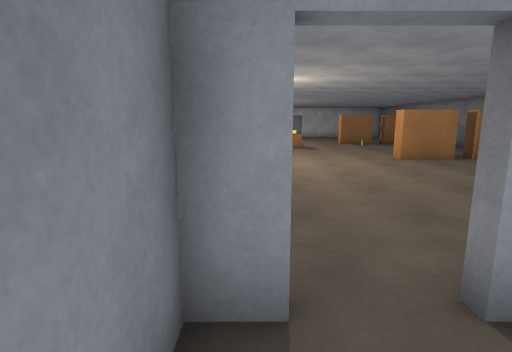
View 1 (above)

21 first-person views from a walk through a Unity game level. The camera is 1.5 m above the floor, tilts 10° down and sees 80° across. The floor is counted in squares, 1 m on a side. Each view is taken from the middle of a square. On the plan, view 1 faces up. The plan holds only what a view shows up to about 15 squares ahead; the rest is blank. The player is left out. Door leaves are left out, so doorways stand open.

View 2
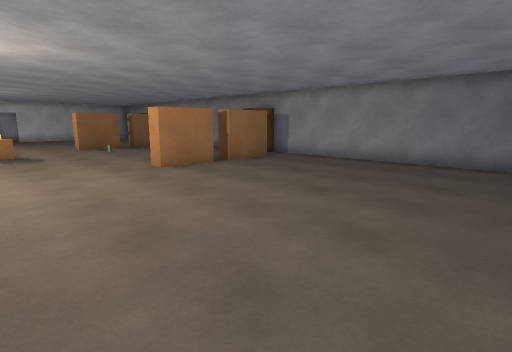

View 3
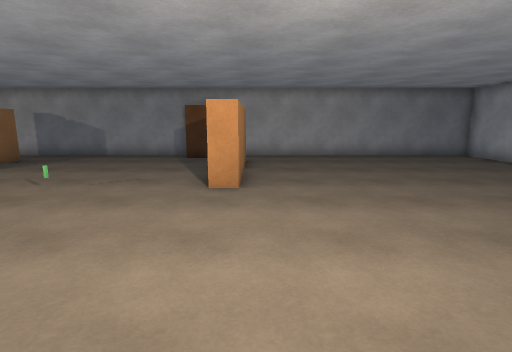

View 4
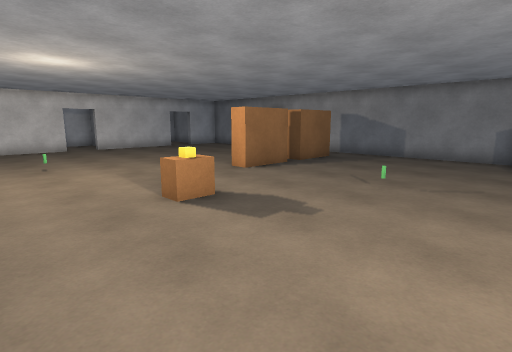

View 5
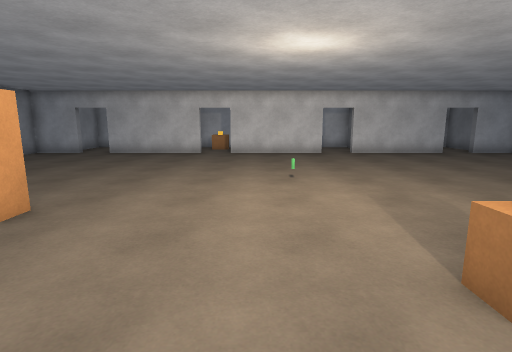

View 6
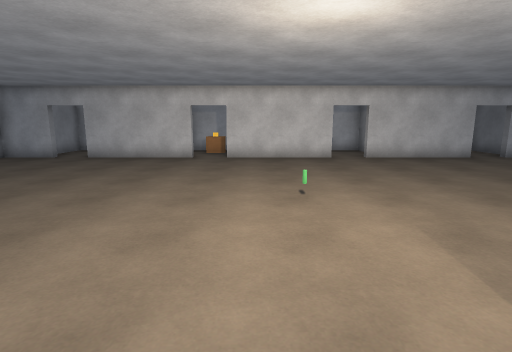

View 7
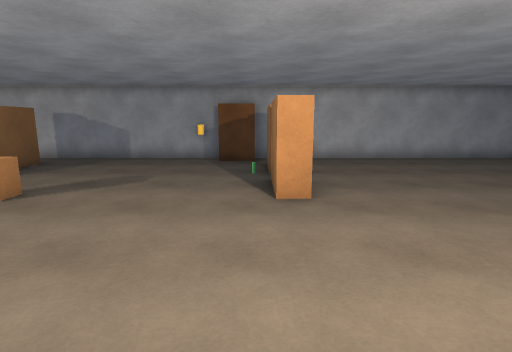

View 8
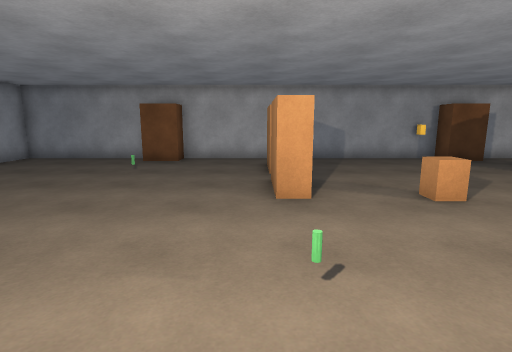

View 9
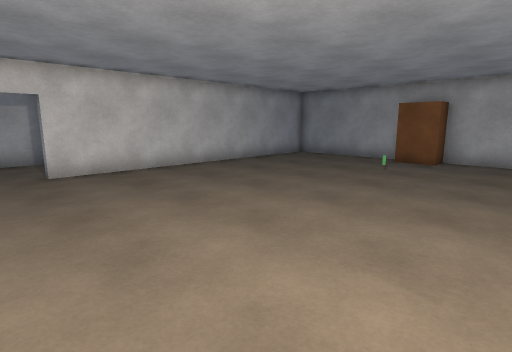

View 10
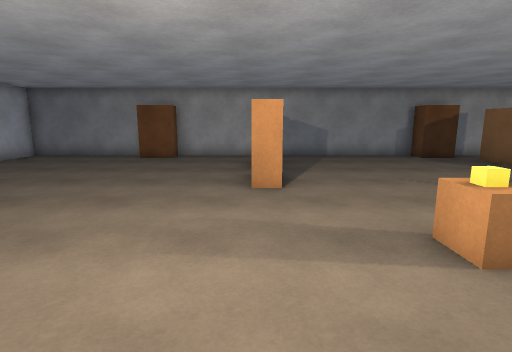

View 11
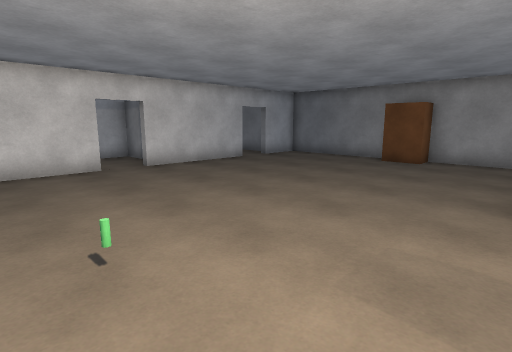

View 12
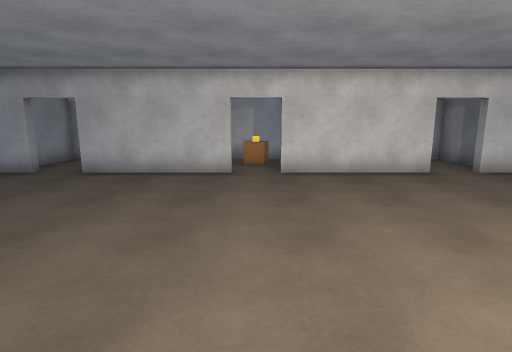

View 13
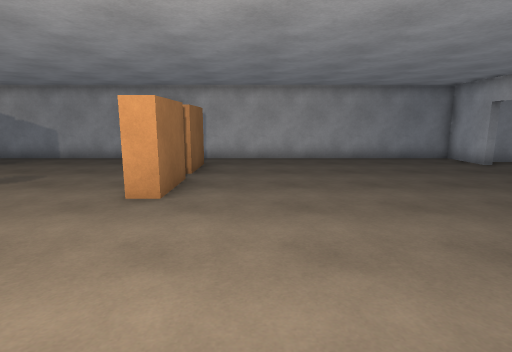

View 14
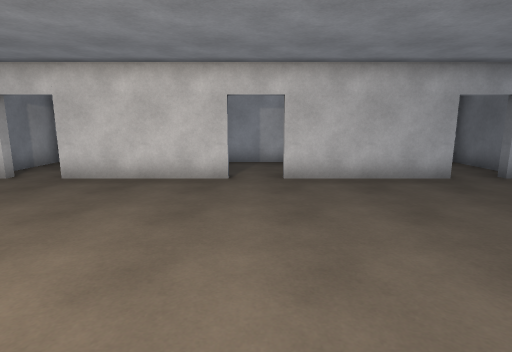

View 15
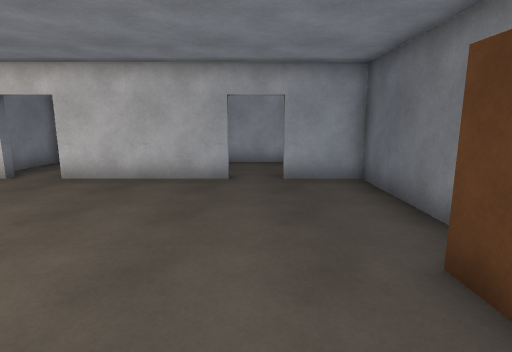

View 16
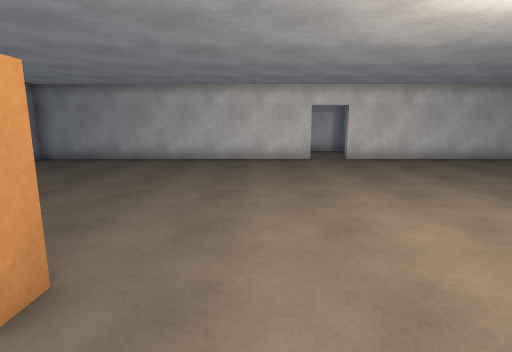

View 17
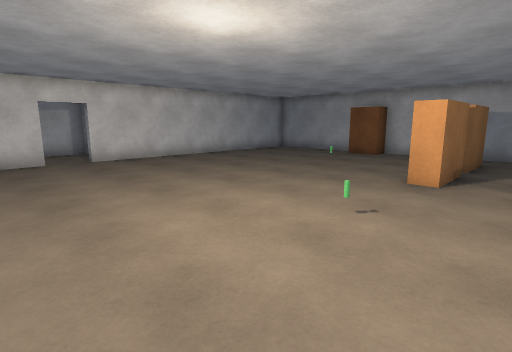

View 18
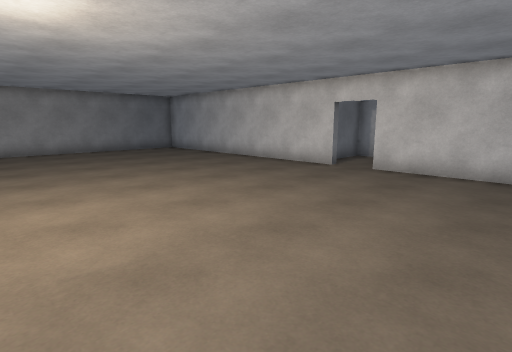

View 19
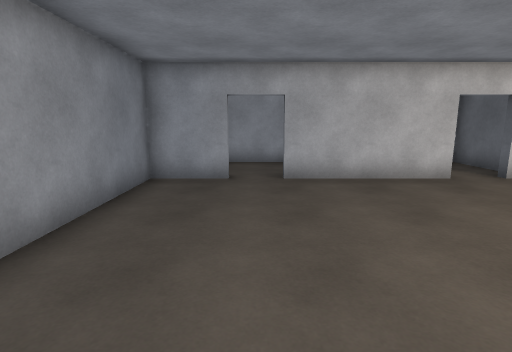

View 20
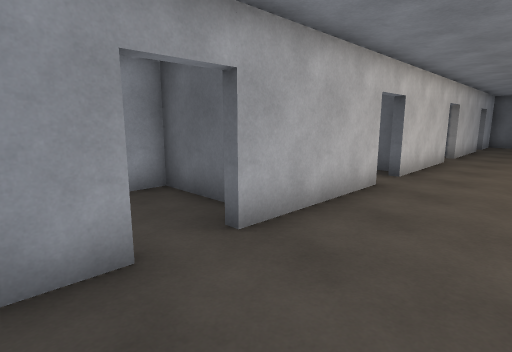

View 21
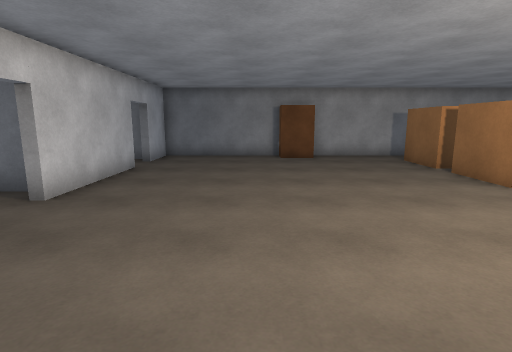

### Floor plan
Points are (right, up) in squares from view 1. A wall is a line through its corners. A room is listed if a view was taken in it or the views show most of it. See-through windows are left out.
Room 1 (view 1)
walls: (0.2, 2.1) (-0.5, 2.1) (-0.5, -1.1) (2.5, -1.1) (2.5, 0.8)
ways out: open door at (1, 2) to room 2
Room 2 (views 2, 3, 4, 5, 6, 7, 8, 9, 10, 11, 12, 13, 14, 15, 16, 17, 18, 19, 20, 21)
walls: (12.9, 14.9) (12.9, 32.1) (10.8, 32.1); (1.8, 2.4) (12.9, 2.4) (12.9, 13); (3.3, 32.1) (-1.2, 32.1); (-10.8, 7.2) (-10.8, 2.4) (0.2, 2.4); (-2.7, 32.1) (-7.2, 32.1); (9.4, 32.1) (4.8, 32.1); (-8.7, 32.1) (-10.8, 32.1) (-10.8, 8.9)
ways out: open door at (1, 2) to room 1; open door at (-8, 32) to room 3; open door at (4, 32) to room 4; open door at (-2, 32) to room 5; open door at (10, 32)
objects: other object (-10, 8) to (-10, 9); other object (-10, 20) to (-10, 21); other object (-9, 13) to (-7, 13); other object (-9, 22) to (-7, 22); other object (-6, 13) to (-4, 13); other object (-6, 22) to (-4, 22); other object (-4, 16); other object (2, 19); other object (2, 19) to (3, 20); other object (6, 13) to (8, 13); other object (6, 22) to (8, 22); other object (9, 13) to (11, 13); other object (9, 22) to (11, 22); other object (12, 14) to (12, 15); other object (12, 26) to (12, 27)
Room 3 (no view inside)
walls: (-6.4, 33.4) (-6.4, 35.6) (-9.5, 35.6) (-9.5, 33)
ways out: open door at (-8, 32) to room 2
Room 4 (no view inside)
walls: (5.6, 32.5) (5.6, 35.6) (2.5, 35.6) (2.5, 33.4)
ways out: open door at (4, 32) to room 2
Room 5 (no view inside)
walls: (-0.4, 32.6) (-0.4, 35.6) (-3.5, 35.6) (-3.5, 33.4)
ways out: open door at (-2, 32) to room 2
objects: other object (-3, 34); other object (-2, 34)

Positions as (right, up) in squares from view 1, and headings:
1: (0, 0), facing up
2: (1, 3), facing up-right
3: (-1, 12), facing right
4: (-1, 14), facing up-right
5: (0, 17), facing up
6: (0, 19), facing up
7: (2, 21), facing left
8: (2, 12), facing left
9: (2, 12), facing down-left
10: (-1, 22), facing right
11: (0, 22), facing up-right
12: (-2, 23), facing up
13: (2, 24), facing left
14: (4, 24), facing up
15: (10, 24), facing up
16: (4, 15), facing down
17: (4, 15), facing down-left
18: (-4, 12), facing down-right
19: (-8, 24), facing up
20: (-10, 29), facing up-right
21: (-1, 28), facing right
